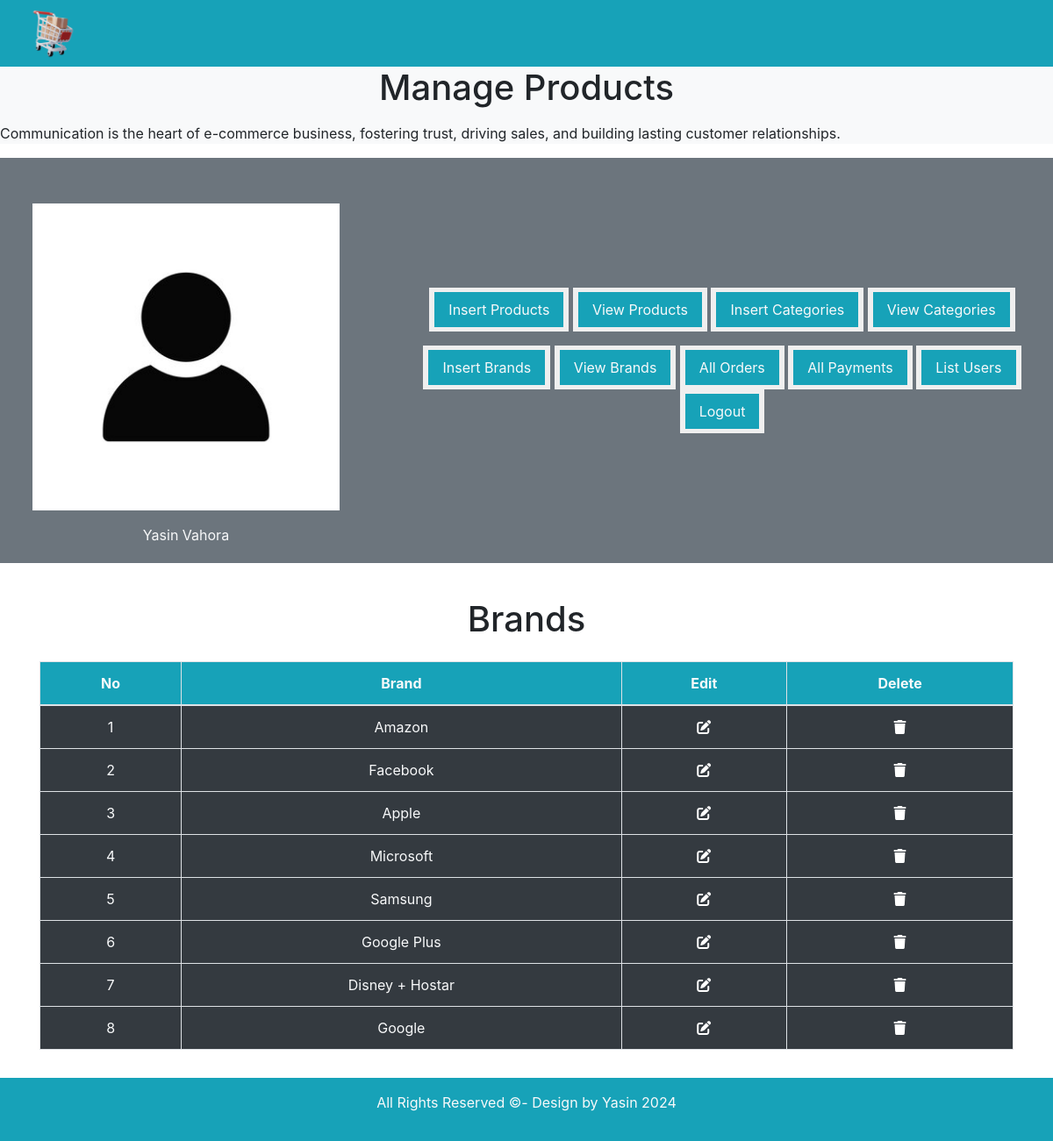
The app's page /admin_area/index.php?view_brand with its own data.
### tables this page shows
CREATE TABLE `brands` (
  `brand_id` int(11) NOT NULL,
  `brand_title` varchar(100) NOT NULL
);

### admin_area/view_brand.php (the view, shortened to what this page needs)
<!DOCTYPE html>
<html lang="en">
<head>
</head>
<body>
    <h1 class="text-center my-4">Brands</h1>
    <table class="table table-bordered text-center text-nowrap">
        <thead class="bg-info">
        <tr class="text-light">
            <th>No</th>
            <th>Brand</th>
            <th>Edit</th>
            <th>Delete</th>
        </tr>
        </thead>
        <tbody class="bg-dark text-light">
        <?php
            $number = 0;
                $select_query = "SELECT * FROM `brands`";
                $result = mysqli_query($con, $select_query);
                if($result){
                    while($row_fetch = mysqli_fetch_assoc($result)){
                        $brand_id = $row_fetch['brand_id'];
                        $brand_title = $row_fetch['brand_title'];
            $number++;
        ?>
        <tr>
                <td><?php echo $number; ?></td>
                <td><?php echo $brand_title; ?></td>
                <td><a href="index.php?edit_brands=<?php echo $brand_id;?>"><i class="fas fa-edit" style="color: #ffffff;"></i></a></td>
                <td><a href="index.php?delete_brands=<?php echo $brand_id;?>"><i class="fa-solid fa-trash" style="color: #ffffff;"></i></a></td>
            </tr>
            <?php
            }
        }
            ?>
        </tbody>
    </table>
</body>
</html>

### admin_area/index.php (style rules this page uses)
.d-flex { display: flex !important; }

### records on screen
brands: brand_title "Amazon"
brands: brand_title "Facebook"
brands: brand_title "Apple"
brands: brand_title "Microsoft"
brands: brand_title "Samsung"
brands: brand_title "Google Plus"
brands: brand_title "Disney + Hostar"
brands: brand_title "Google"
